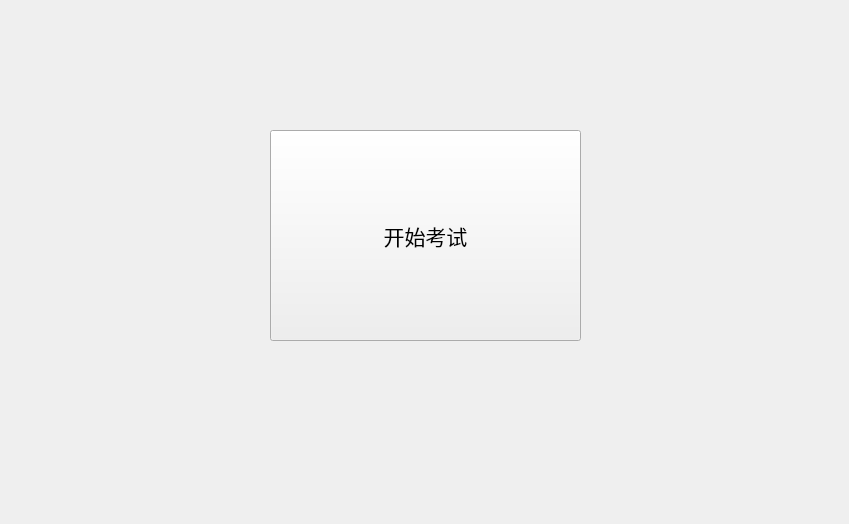
<?xml version="1.0" encoding="UTF-8"?>
<ui version="4.0">
 <class>Form</class>
 <widget class="QWidget" name="Form">
  <property name="geometry">
   <rect>
    <x>0</x>
    <y>0</y>
    <width>849</width>
    <height>524</height>
   </rect>
  </property>
  <property name="windowTitle">
   <string>Form</string>
  </property>
  <widget class="QPushButton" name="pushButton">
   <property name="geometry">
    <rect>
     <x>270</x>
     <y>130</y>
     <width>311</width>
     <height>211</height>
    </rect>
   </property>
   <property name="font">
    <font>
     <family>Arial</family>
     <pointsize>16</pointsize>
    </font>
   </property>
   <property name="text">
    <string>开始考试</string>
   </property>
  </widget>
 </widget>
 <resources/>
 <connections/>
</ui>
